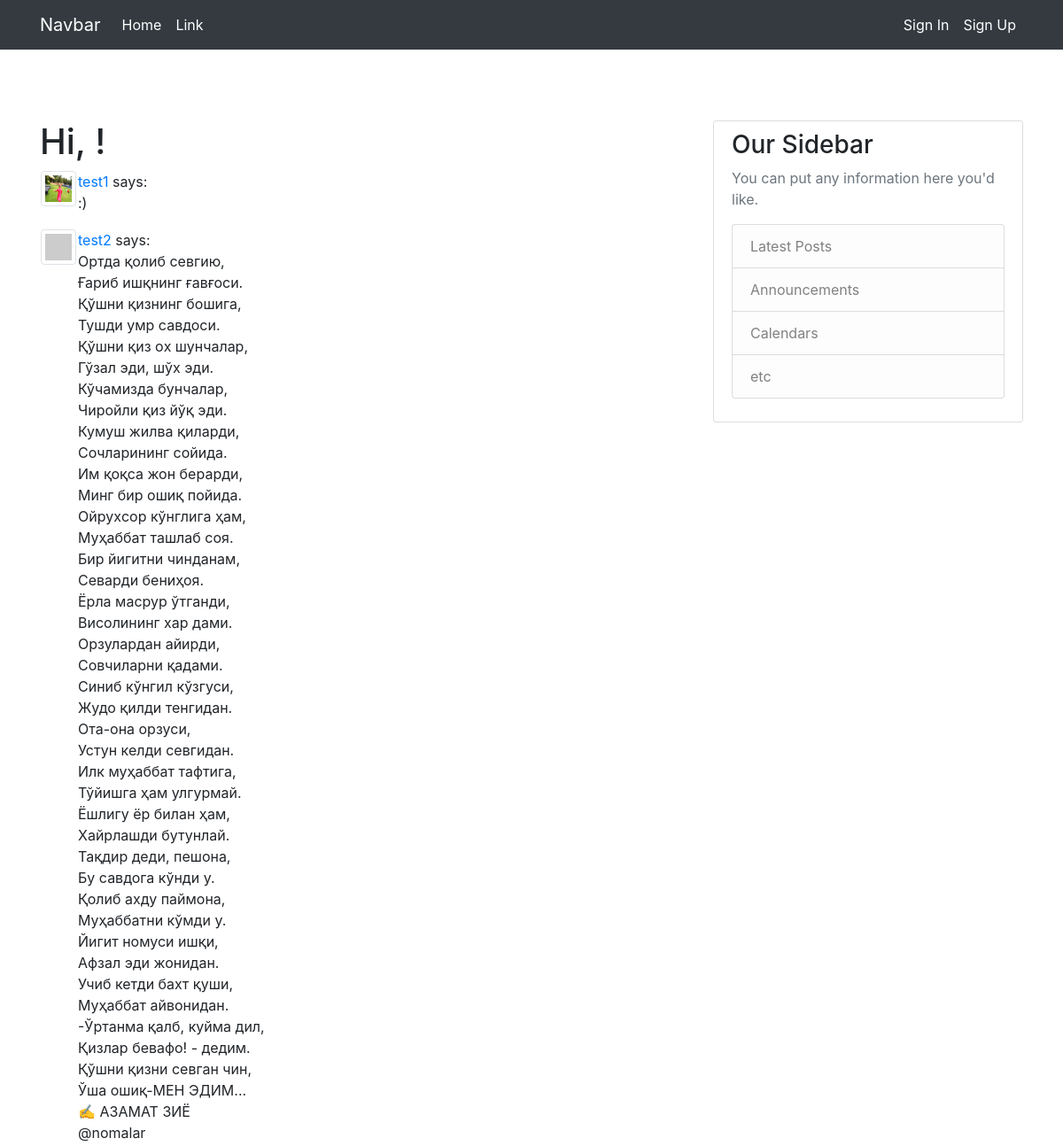
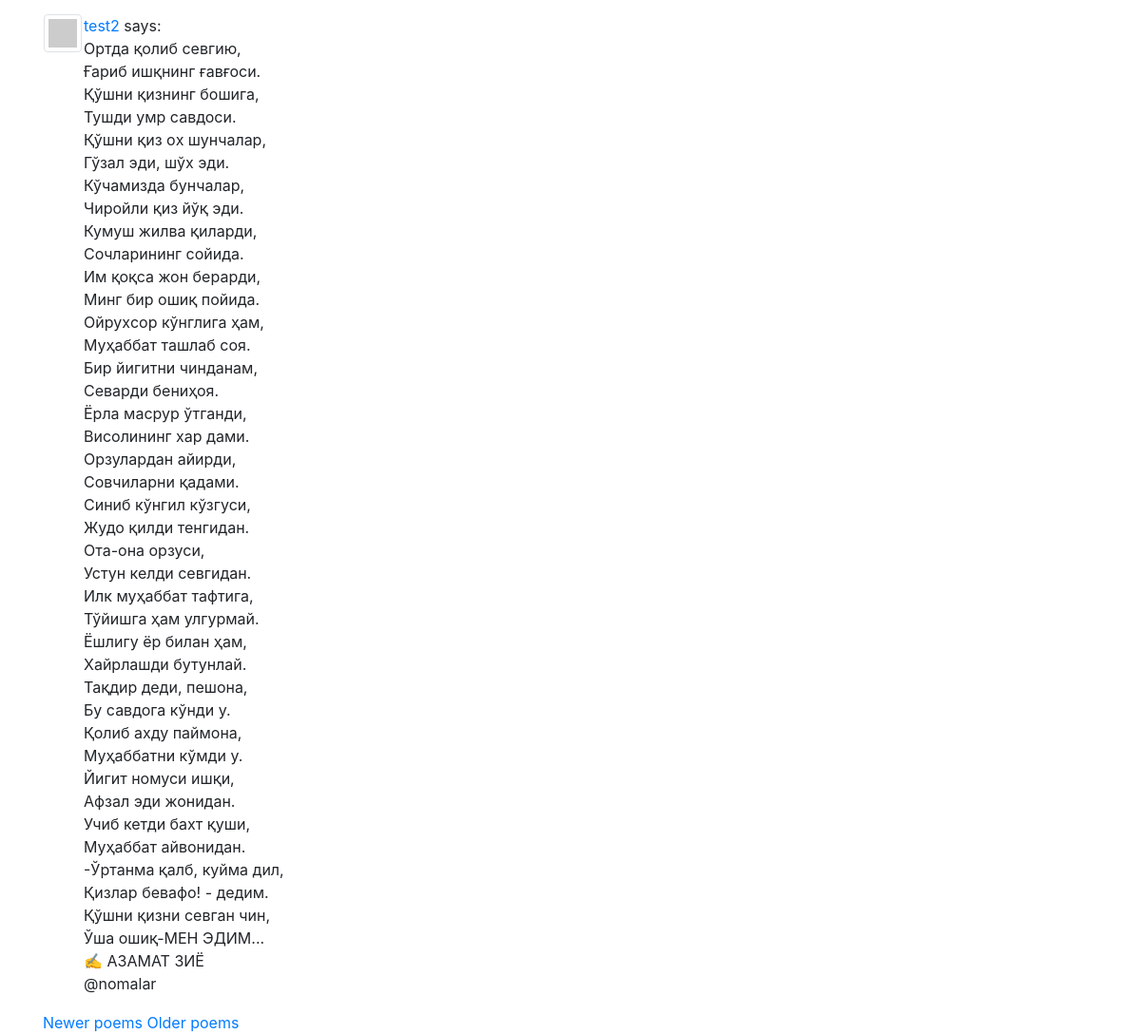
The app's page /index?page=2 with its own data (2 pictures, top to bottom).
### app/models.py (models this page shows, shortened)
class Poem(db.Model):
    id = db.Column(db.Integer, primary_key=True)
    body = db.Column(db.String(140))
    created_at = db.Column(db.DateTime, index=True, default=datetime.utcnow)
    user_id = db.Column(db.Integer, db.ForeignKey('user.id'))
    category_id = db.Column(db.Integer, db.ForeignKey("category.id"))

class User(UserMixin, db.Model):
    id = db.Column(db.Integer, primary_key=True)
    username = db.Column(db.String(64), index=True, unique=True)
    email = db.Column(db.String(120), index=True, unique=True)
    image_file = db.Column(db.String(120), nullable=True)
    password_hash = db.Column(db.String(128))
    about_me = db.Column(db.String(140))
    last_seen = db.Column(db.DateTime, default=datetime.utcnow)
    poems = db.relationship('Poem', backref='author', lazy='dynamic')
    followed = db.relationship(
        'User', secondary=followers,
        primaryjoin=(followers.c.follower_id == id),
        secondaryjoin=(followers.c.followed_id == id),
        backref=db.backref('followers', lazy='dynamic'), lazy='dynamic')
    def avatar(self, size):
        digest = md5(self.email.lower().encode('utf-8')).hexdigest()
        return 'https://www.gravatar.com/avatar/{}?d=identicon&s={}'.format(
            digest, size)

### app/routes.py (the view)
@app.route('/')
@app.route('/index')
def index():
    page = request.args.get('page', 1, type=int)
    poems = Poem.query.order_by(Poem.created_at.desc()).paginate(page, app.config["POEMS_PER_PAGE"], False)
    next_url = url_for('index', page=poems.next_num) \
        if poems.has_next else None
    prev_url = url_for('index', page=poems.prev_num) \
        if poems.has_prev else None
    return render_template('index.html', title='Home', poems=poems.items, next_url=next_url,
                           prev_url=prev_url)

### app/routes.py (called while the page is built)
@app.before_request
def before_request():
    if current_user.is_authenticated:
        current_user.last_seen = datetime.utcnow()
        db.session.commit()

### app/templates/index.html
{% extends "base.html" %}
{% block content %}
    <div class="row">
        <div class="col">
            <h1>Hi, {{ current_user.username }}!</h1>
            {% for poem in poems %}
                {% include "partials/poem.html" %}
            {% endfor %}
            {% if prev_url %}
            <a href="{{ prev_url }}">Newer poems</a>
            {% endif %}
            {% if next_url %}
            <a href="{{ next_url }}">Older poems</a>
            {% endif %}
        </div>
    </div>
{% endblock %}

### app/templates/partials/poem.html
<table>
    <tr valign="top">
        <td>
            {% if poem.author.image_file %}
                <img src="{{ url_for('static', filename='profile_pics/' + poem.author.image_file)  }}"class="img-thumbnail" style="width: 40px; height: 40px;">
            {% else %}
            <img src="{{ poem.author.avatar(46) }}"class="img-thumbnail" style="width: 40px; height: 40px;">
            {% endif %}
        </td>
        <td>
            <a href="{{ url_for('user', username=poem.author.username) }}">
                {{ poem.author.username }}
            </a>
            says:
            <p class="article-content"> {{ poem.body }} </p>
        </td>
    </tr>
</table>

### app/static/main.css (style rules this page uses)
.article-content { white-space: pre-line; }

### records on screen
Poem: image_file (picture), author.username "test1", body ":)"
Poem: author.username "test2", body "Ортда қолиб севгию, Ғариб ишқнинг ғавғоси. Қўшни қизнинг бошига, Тушди умр савдоси. Қўшни қиз оx шунчалар, Гўзал эди, шўx эди. Кўчамизда бунчалар, Чиройли қиз йўқ эди. Кумуш жилва қиларди, Сочларининг сойида. Им қоқса жон берарди, Минг бир ошиқ пойида. Ойруxсор кўнглига ҳам, Муҳаббат ташлаб соя. Бир йигитни чинданам, Севарди бениҳоя. Ёрла масрур ўтганди, Висолининг xар дами. Орзулардан айирди, Совчиларни қадами. Синиб кўнгил кўзгуси, Жудо қилди тенгидан. Ота-она орзуси, Устун келди севгидан. Илк муҳаббат тафтига, Тўйишга ҳам улгурмай. Ёшлигу ёр билан ҳам, Xайрлашди бутунлай. Тақдир деди, пешона, Бу савдога кўнди у. Қолиб аxду паймона, Муҳаббатни кўмди у. Йигит номуси ишқи, Афзал эди…"
Poem: author.username "test2", body "Ортда қолиб севгию, Ғариб ишқнинг ғавғоси. Қўшни қизнинг бошига, Тушди умр савдоси. Қўшни қиз оx шунчалар, Гўзал эди, шўx эди. Кўчамизда бунчалар, Чиройли қиз йўқ эди. Кумуш жилва қиларди, Сочларининг сойида. Им қоқса жон берарди, Минг бир ошиқ пойида. Ойруxсор кўнглига ҳам, Муҳаббат ташлаб соя. Бир йигитни чинданам, Севарди бениҳоя. Ёрла масрур ўтганди, Висолининг xар дами. Орзулардан айирди, Совчиларни қадами. Синиб кўнгил кўзгуси, Жудо қилди тенгидан. Ота-она орзуси, Устун келди севгидан. Илк муҳаббат тафтига, Тўйишга ҳам улгурмай. Ёшлигу ёр билан ҳам, Xайрлашди бутунлай. Тақдир деди, пешона, Бу савдога кўнди у. Қолиб аxду паймона, Муҳаббатни кўмди у. Йигит номуси ишқи, Афзал эди…"
